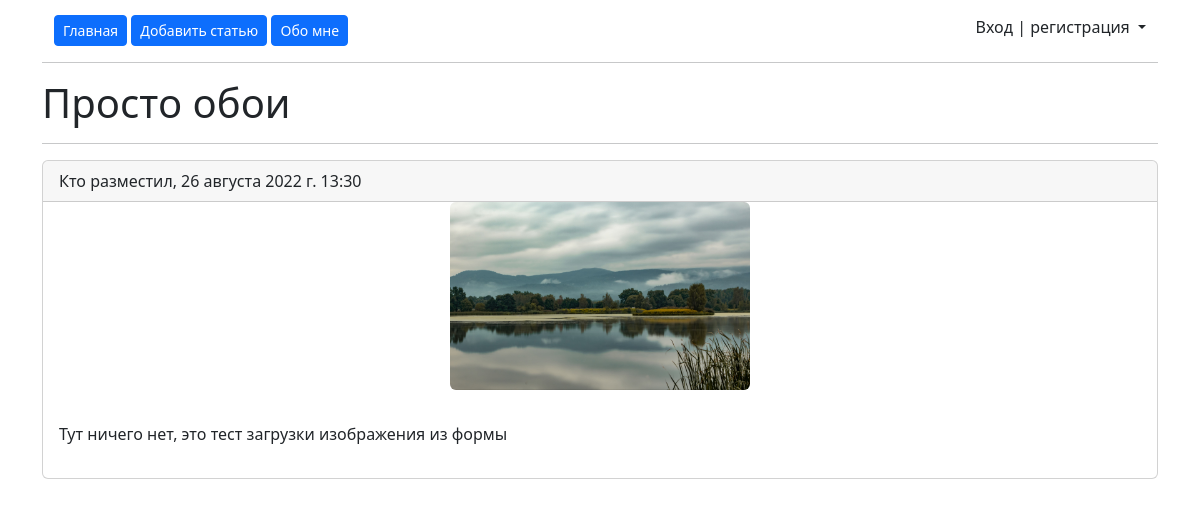
Screenshot of /just-walpallers with the database file from the repository.
### main/models.py (models this page shows, shortened)
class Article(models.Model):
    title = models.CharField(max_length=250, verbose_name='Название статьи')
    slug = models.SlugField(max_length=255, unique=True, db_index=True, verbose_name='URL')
    content = models.TextField(blank=True, verbose_name='Текст')
    image = models.ImageField(upload_to='images/', blank=True, verbose_name='Изображение')
    time_create = models.DateTimeField(auto_now_add=True, verbose_name='Создано')
    time_update = models.DateTimeField(auto_now=True, verbose_name='Отредактировано')
    is_published = models.BooleanField(default=True, verbose_name='Опубликовано')
    category = models.ForeignKey('Category', on_delete=PROTECT, verbose_name='Категория')
    class Meta:
        verbose_name = 'Статья'
        verbose_name_plural = 'Статьи'
        ordering = ['-time_create']

### main/views.py (the view)
# urls.py: path('<slug:slug>', views.ArticlesDetailView.as_view(), name='article_detail'),
class ArticlesDetailView(DetailView):
    model = Article
    template_name = 'main/article.html'
    context_object_name = 'article'
    title = Article.title

### main/templates/main/article.html
{% extends 'main/layout.html' %}
{% block content %}
<h1>{{ article.title }}</h1>
<hr>
<div class="card">
  <div class="card-header">
    Кто разместил, {{ article.time_create }}
  </div>
    {% if article.image %}
    <img src="{{ article.image.url }}" class="rounded mx-auto d-block" width="300">
    {% endif %}
  <div class="card-body">
    <p class="card-text">{{ article.content|linebreaks }}</p>
  </div>
</div>
{% endblock %}

### rows the page displays
Article: title "Просто обои", time_create "26 августа 2022 г. 13:30", image (picture), content "Тут ничего нет, это тест загрузки изображения из формы"
